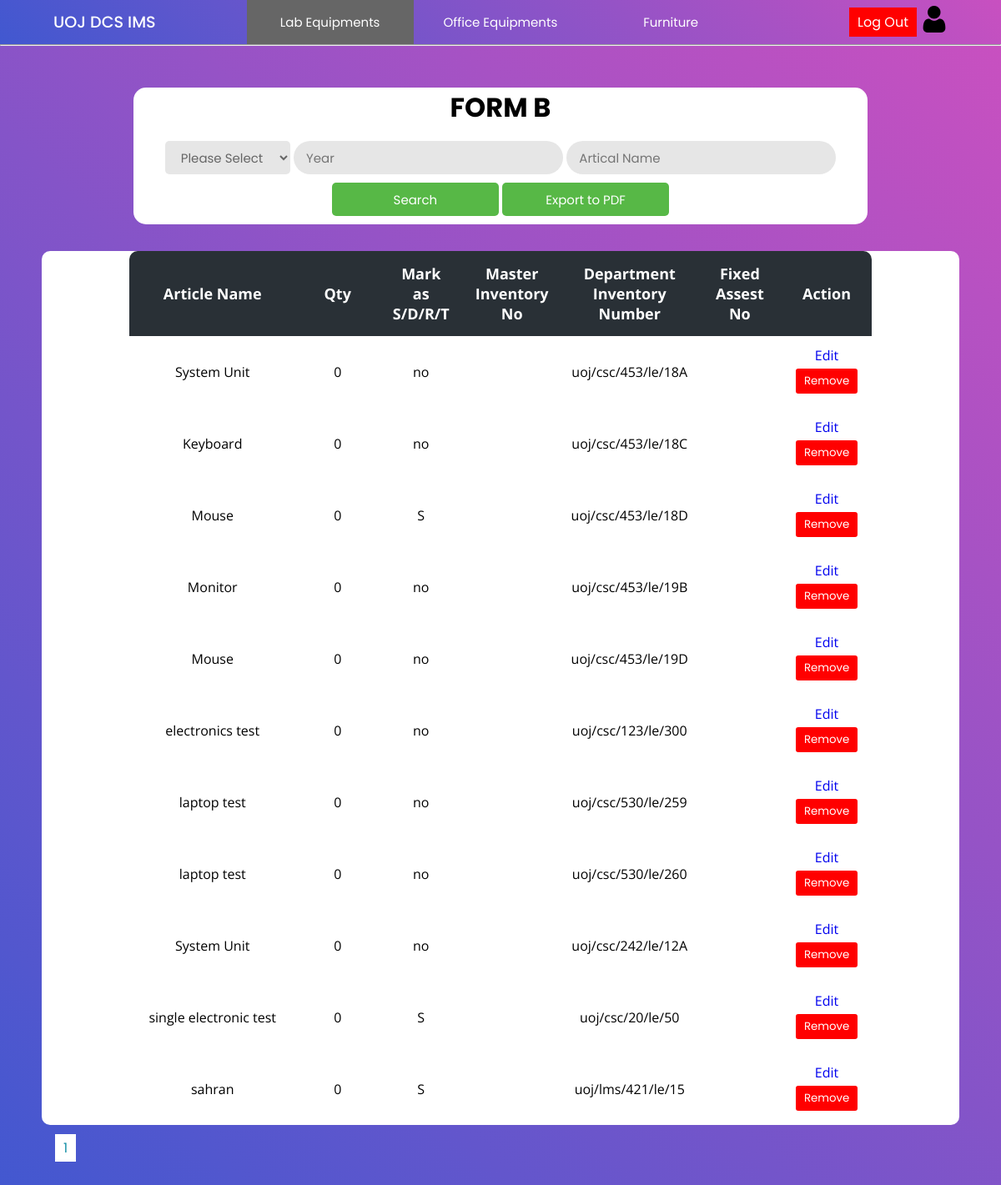
The page /Project/lab/formB/labForm_B.php (signed in) on the database as committed earlier.
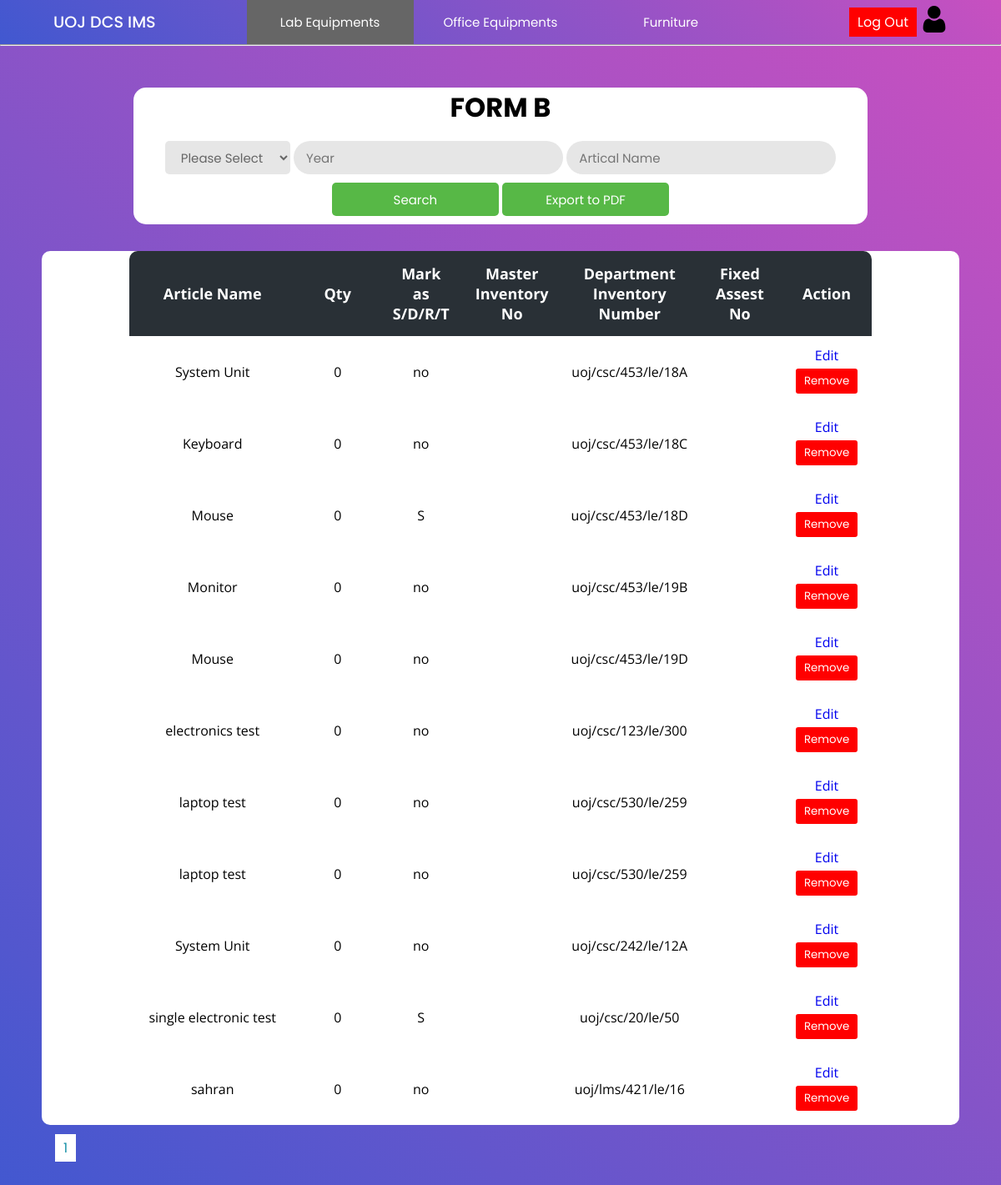
The same page on the database as committed later.
### tables this page shows
CREATE TABLE `formb_table` (
  `article` varchar(200) NOT NULL,
  `quantity` int(11) NOT NULL,
  `sdrt` varchar(3) NOT NULL,
  `master_inventory_no` varchar(50) NOT NULL,
  `dept_Inventory_no` varchar(50) NOT NULL,
  `fixed_asset_no` varchar(50) NOT NULL,
  `remarks` varchar(200) NOT NULL
);

### Project/lab/formB/labForm_B.php (the view, shortened to what this page needs)
<?php
include("formBTable.php");
$rowsPerPage = 10;
$queryinvoice = "SELECT * FROM formb_table";
$totalRows = mysqli_num_rows(mysqli_query($con, "SELECT * FROM invoice"));
$totalPages = ceil($totalRows / $rowsPerPage);
?>
<!DOCTYPE html>
<html lang="en">
<head>
    <link rel="stylesheet" href="../../css/lab.css">
    <link rel="stylesheet" href="../../css/main.css">
</head>
<body>
    <?php include "../../header/header.php"; ?>
    <hr>
    <div class="main-container">
        <div class="container">
            <h2>FORM B</h2>
            <div>
                <form action="labForm_B.php" method="get">
                    <select name="type">
                        <option value="">Please Select</option>
                    </select>
                    <input type="number" placeholder="Year" name="year" value="<?php if (isset($_POST['year'])) {echo $_POST['year'];} ?>" />
                    <input type="text" placeholder="Artical Name" name="name" value="<?php if (isset($_POST['name'])) {echo $_POST['name'];} ?>" />
                    <input class="button" type="submit" name="search" value="Search" />
                    <input class="button" type="submit" name="export" value="Export to PDF" />
                </form>
            </div>
        </div>
        <div class="table-con">
            <table>
                <thead>
                    <tr>
                        <th>Article Name</th>
                        <th>Qty</th>
                        <th>Mark as S/D/R/T</th>
                        <th>Master Inventory No</th>
                        <th>Department Inventory Number</th>
                        <th>Fixed Assest No</th>
                        <th>Action</th>
                    </tr>
                </thead>
                <tbody>
                    <?php
                    $resultinvoice = mysqli_query($con, $queryinvoice);
                    while ($rowinvoice = mysqli_fetch_assoc($resultinvoice)) {
                    ?>
                        <tr>
                            <td class="name"><?php echo $rowinvoice['article'] ?></td>
                            <td><?php echo $rowinvoice['quantity'] ?></td>
                            <td><?php echo $rowinvoice['sdrt'] ?></td>
                            <td><?php echo $rowinvoice['master_inventory_no'] ?></td>
                            <td><?php echo $rowinvoice['dept_Inventory_no'] ?></td>
                            <td><?php echo $rowinvoice['fixed_asset_no'] ?></td>
                            <td>
                                <a href="addData.php?id=<?php echo $rowinvoice['dept_Inventory_no'] ?>" > Edit </a>
                                <form method="post" action="actionItem.php">
                                    <button class="logout" type="submit" onclick="return confirm('Are you sure to remove this record ?')">Remove</button>
                                </form>
                            </td>
                        </tr>
                    <?php
                    }
                    ?>
                </tbody>
            </table>
        </div>
        <div class="pagination" style="margin:15px;">
            <?php
            for ($i = 1; $i <= $totalPages; $i++) {
                echo '<a href="?page=' . $i . '" style="margin:1px;background-color: #fff; color: #1690A7; border: none; padding: 5px 10px; cursor: pointer; width:5px;">' . $i . '</a>';
            }
            ?>
        </div>
    </div>
</body>
</html>

Rows that differ between the two databases and show on the page:
removed formb_table: article "laptop test", quantity "0", sdrt "no", dept_Inventory_no "uoj/csc/530/le/260"
added formb_table: article "laptop test", quantity "0", sdrt "no", dept_Inventory_no "uoj/csc/530/le/259"
changed formb_table "sahran": sdrt "S" → "no"; dept_Inventory_no "uoj/lms/421/le/15" → "uoj/lms/421/le/16"
